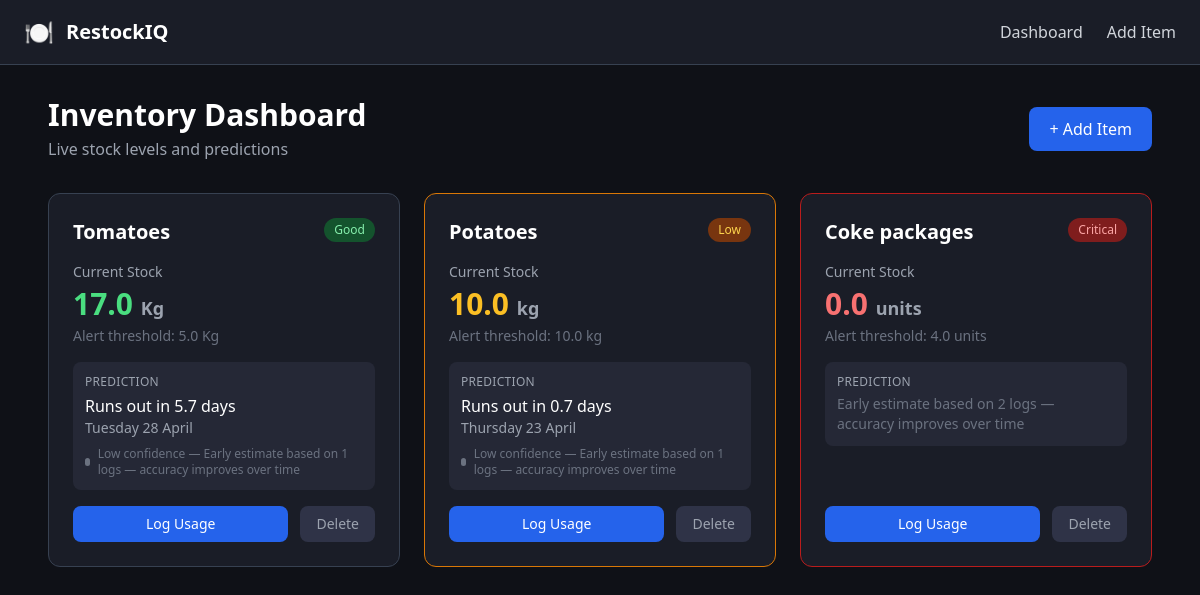
The page / on the database its author committed.
### app/models.py (models this page shows, shortened)
class Item(db.Model):
    __tablename__ = 'items'
    id = db.Column(db.Integer, primary_key=True)
    name = db.Column(db.String(100), nullable=False)
    unit = db.Column(db.String(20), nullable=False)
    current_stock = db.Column(db.Float, nullable=False, default=0)
    low_threshold = db.Column(db.Float, nullable=False, default=10)
    created_at = db.Column(db.DateTime, default=datetime.utcnow)
    logs = db.relationship('StockLog', backref='item', lazy=True)

### app/routes.py (the view)
@main.route('/')
def dashboard():
    items = Item.query.all()
    predictions = {item.id: get_prediction(item) for item in items}
    return render_template('dashboard.html', items=items, predictions=predictions)

### app/predictions.py (called while the page is built, shortened)
def get_prediction(item):
    logs = StockLog.query.filter_by(item_id=item.id).all()
    if len(logs) < 7:
        return get_simple_prediction(item, logs)

def get_simple_prediction(item, logs):
    total_usage = sum(log.quantity_used for log in logs)
    daily_average = total_usage / len(logs)
    days_remaining = item.current_stock / daily_average
    runout_date = datetime.utcnow() + timedelta(days=days_remaining)
    return {
        'days_remaining': round(days_remaining, 1),
        'runout_date': runout_date.strftime('%A %d %B'),
        'confidence': 'low',
        'message': f'Early estimate based on {len(logs)} logs — accuracy improves over time'
    }

### app/templates/dashboard.html
{% extends 'base.html' %}
{% block content %}
<div class="flex items-center justify-between mb-8">
    <div>
        <h1 class="text-3xl font-bold text-white">Inventory Dashboard</h1>
        <p class="text-gray-400 mt-1">Live stock levels and predictions</p>
    </div>
    <a href="/add-item"
        class="bg-blue-600 hover:bg-blue-500 text-white px-5 py-2.5 rounded-lg transition font-medium">
        + Add Item
    </a>
</div>
{% if not items %}
<div class="text-center py-20">
    <span class="text-6xl">📦</span>
    <p class="text-gray-400 mt-4 text-lg">No items yet — add your first stock item to get started</p>
    <a href="/add-item" class="inline-block mt-4 bg-blue-600 hover:bg-blue-500 text-white px-6 py-3 rounded-lg transition">
        Add First Item
    </a>
</div>
{% else %}
<div class="grid grid-cols-1 md:grid-cols-2 lg:grid-cols-3 gap-6">
    {% for item in items %}
    {% set prediction = predictions[item.id] %}
    {% if item.current_stock <= 0 %}
        {% set status = 'critical' %}
    {% elif item.current_stock <= item.low_threshold %}
        {% set status = 'low' %}
    {% else %}
        {% set status = 'good' %}
    {% endif %}
    <div class="bg-dark-800 rounded-xl border
        {% if status == 'critical' %} border-red-700
        {% elif status == 'low' %} border-amber-600
        {% else %} border-gray-700 {% endif %}
        p-6 flex flex-col gap-4">
        <div class="flex items-start justify-between">
            <h2 class="text-xl font-semibold text-white">{{ item.name }}</h2>
            <span class="text-xs font-medium px-2.5 py-1 rounded-full
                {% if status == 'critical' %} bg-red-900 text-red-300
                {% elif status == 'low' %} bg-amber-900 text-amber-300
                {% else %} bg-green-900 text-green-300 {% endif %}">
                {% if status == 'critical' %}Critical
                {% elif status == 'low' %}Low
                {% else %}Good{% endif %}
            </span>
        </div>
        <div>
            <p class="text-gray-400 text-sm mb-1">Current Stock</p>
            <p class="text-3xl font-bold
                {% if status == 'critical' %} text-red-400
                {% elif status == 'low' %} text-amber-400
                {% else %} text-green-400 {% endif %}">
                {{ item.current_stock }} <span class="text-lg text-gray-400">{{ item.unit }}</span>
            </p>
            <p class="text-gray-500 text-sm mt-1">Alert threshold: {{ item.low_threshold }} {{ item.unit }}</p>
        </div>
        <div class="bg-dark-700 rounded-lg p-3">
            <p class="text-gray-400 text-xs uppercase tracking-wide mb-1">Prediction</p>
            {% if prediction.days_remaining %}
                <p class="text-white font-medium">Runs out in {{ prediction.days_remaining }} days</p>
                <p class="text-gray-400 text-sm">{{ prediction.runout_date }}</p>
                <div class="flex items-center gap-2 mt-2">
                    <span class="w-2 h-2 rounded-full
                        {% if prediction.confidence == 'high' %} bg-green-400
                        {% elif prediction.confidence == 'medium' %} bg-amber-400
                        {% else %} bg-gray-500 {% endif %}">
                    </span>
                    <span class="text-xs text-gray-500">{{ prediction.confidence | capitalize }} confidence — {{ prediction.message }}</span>
                </div>
            {% else %}
                <p class="text-gray-500 text-sm">{{ prediction.message }}</p>
            {% endif %}
        </div>
        <div class="flex gap-3 mt-auto">
            <a href="/log-usage/{{ item.id }}"
                class="flex-1 text-center bg-blue-600 hover:bg-blue-500 text-white py-2 rounded-lg transition text-sm font-medium">
                Log Usage
            </a>
            <a href="/delete-item/{{ item.id }}"
                onclick="return confirm('Are you sure you want to delete {{ item.name }}?')"
                class="px-4 bg-dark-600 hover:bg-red-900 text-gray-400 hover:text-red-300 py-2 rounded-lg transition text-sm">
                Delete
            </a>
        </div>
    </div>
    {% endfor %}
</div>
{% endif %}
{% endblock %}

### app/templates/base.html (shortened to what this page needs)
<!DOCTYPE html>
<html lang="en">
<head>
    <script src="https://cdn.tailwindcss.com"></script>
</head>
<body class="bg-dark-900 text-gray-100 min-h-screen">
    <nav class="bg-dark-800 border-b border-gray-700 px-6 py-4">
        <div class="max-w-6xl mx-auto flex items-center justify-between">
            <div class="flex items-center gap-3">
                <span class="text-2xl">🍽️</span>
                <span class="text-xl font-bold text-white">RestockIQ</span>
            </div>
            <div class="flex gap-6">
                <a href="/" class="text-gray-300 hover:text-white transition">Dashboard</a>
                <a href="/add-item" class="text-gray-300 hover:text-white transition">Add Item</a>
            </div>
        </div>
    </nav>
    <main class="max-w-6xl mx-auto px-6 py-8">
        {% block content %}{% endblock %}
    </main>
</body>
</html>

### rows shown on the page
Item: name "Tomatoes", shows "Good", current_stock "17.0", unit "Kg", low_threshold "5.0", days_remaining "5.7", runout_date "Tuesday 28 April", confidence "Low", message "Early estimate based on 1 logs — accuracy improves over time"
Item: name "Potatoes", shows "Low", current_stock "10.0", unit "kg", low_threshold "10.0", days_remaining "0.7", runout_date "Thursday 23 April", confidence "Low", message "Early estimate based on 1 logs — accuracy improves over time"
Item: name "Coke packages", shows "Critical", current_stock "0.0", unit "units", low_threshold "4.0", message "Early estimate based on 2 logs — accuracy improves over time"
